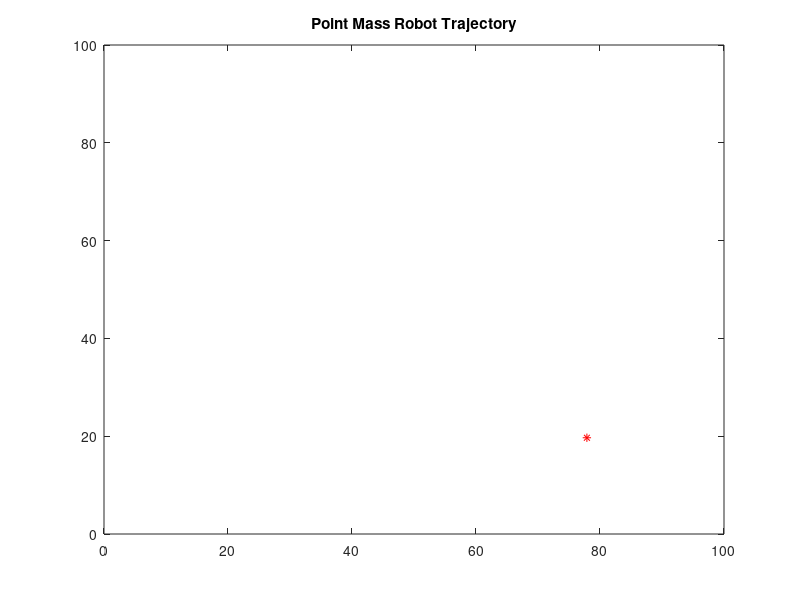

Write the MATLAB code that produced this figure.

%% Point Mass Vehicle

%%%%%%%%%%%%%%%%%%%%%%%%%%%%%% 
% Code by: Rohan Nair 
% AMR 2021 
% Date: 10/12/2021
%%%%%%%%%%%%%%%%%%%%%%%%%%%%%%

clear
close all
clc

%% Parameters

% Workspace Size
xlim([0 100])
ylim([0 100])

% start and goal coordinates

q_start = [19, 80];
q_goal = [80, 20];

p1 = [30, 50];
p2 = [50, 50];
p3 = [50, 70];
p4 = [30, 70];

c = [(p1(1) + p2(1))/2, (p2(2) + p3(2))/2]; % calculating center of obstacle

d0 = 25;
xi = 5;
eta = 1000;

alpha = 0.05;

q_x(1) = q_start(1);
q_y(1) = q_start(2);

i = 1;
thresh = 2;

% check distance from goal
while (sqrt((q_x(i) - q_goal(1))^2 + (q_y(i) - q_goal(2))^2) > thresh)
    % updating current x and y
    
    dist = sqrt((q_x(i) - c(1))^2 + (q_y(i) - c(2))^2);
    dist = dist/5 + 0.01;
    
    % F = negative gradient of U 
    gx = -xi*(q_x(i) - q_goal(1)) + eta*(1/dist - 1/d0)*(1/dist^2)*(q_x(i) - c(1))/dist;
    gy = -xi*(q_y(i) - q_goal(2)) + eta*(1/dist - 1/d0)*(1/dist^2)*(q_y(i) - c(2))/dist;

    gx = min(abs(gx),5)*sign(gx);
    gy = min(abs(gy),5)*sign(gy);
    
    q_x(i+1) = q_x(i) + gx*alpha;
    q_y(i+1) = q_y(i) + gy*alpha;
    
    %hold on
    plot(q_x(i), q_y(i), 'r*')
    %hold off
    xlim([0 100])
    ylim([0 100])
    drawnow
    i = i + 1;
end
title("Point Mass Robot Trajectory")







